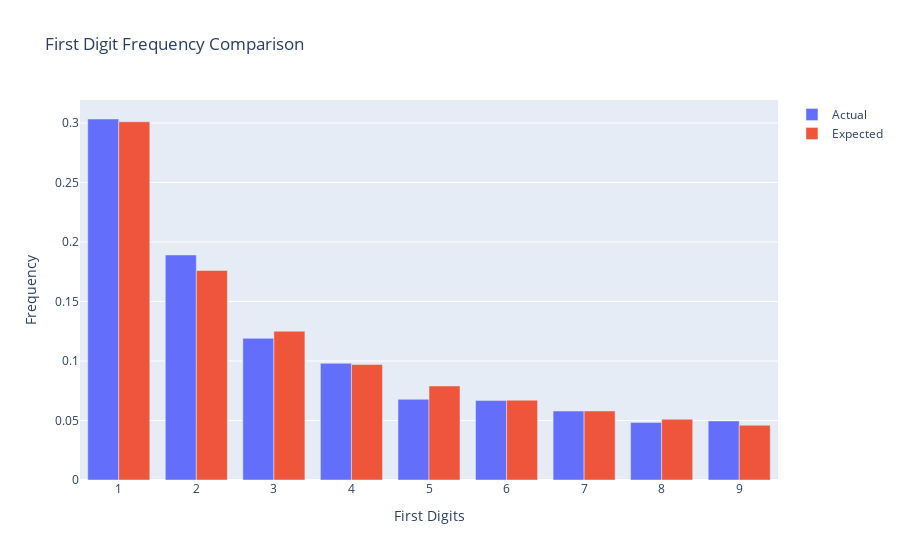

Notebook cell for this chart:
### Code cell
trace1 = go.Bar(x = freqs.index, 
                y = freqs['Actual'],
                name = 'Actual'
                )
trace2 = go.Bar(x = freqs.index, 
                y = freqs['Expected'],
                name = 'Expected'
                )

layout = go.Layout(title = 'First Digit Frequency Comparison',
                   xaxis_title = 'First Digits',
                   yaxis_title = 'Frequency',
                   xaxis = dict(tickmode = 'array',
                                tickvals = [1,2,3,4,5,6,7,8,9]))

fig = go.Figure(data = [trace1, trace2], layout = layout)
fig.show()

### Figure 1 — Plotly figure (JSON) as saved in the notebook; plotly's stock layout.template omitted (floating-point values rounded to 4 significant figures)
{"data": [{"name": "Actual", "type": "bar", "x": [1, 2, 3, 4, 5, 6, 7, 8, 9], "y": [0.3033, 0.1891, 0.119, 0.09803, 0.06779, 0.06684, 0.05792, 0.04838, 0.04965]}, {"name": "Expected", "type": "bar", "x": [1, 2, 3, 4, 5, 6, 7, 8, 9], "y": [0.301, 0.176, 0.125, 0.097, 0.079, 0.067, 0.058, 0.051, 0.046]}], "layout": {"title": {"text": "First Digit Frequency Comparison"}, "xaxis": {"tickmode": "array", "tickvals": [1, 2, 3, 4, 5, 6, 7, 8, 9], "title": {"text": "First Digits"}}, "yaxis": {"title": {"text": "Frequency"}}}}
